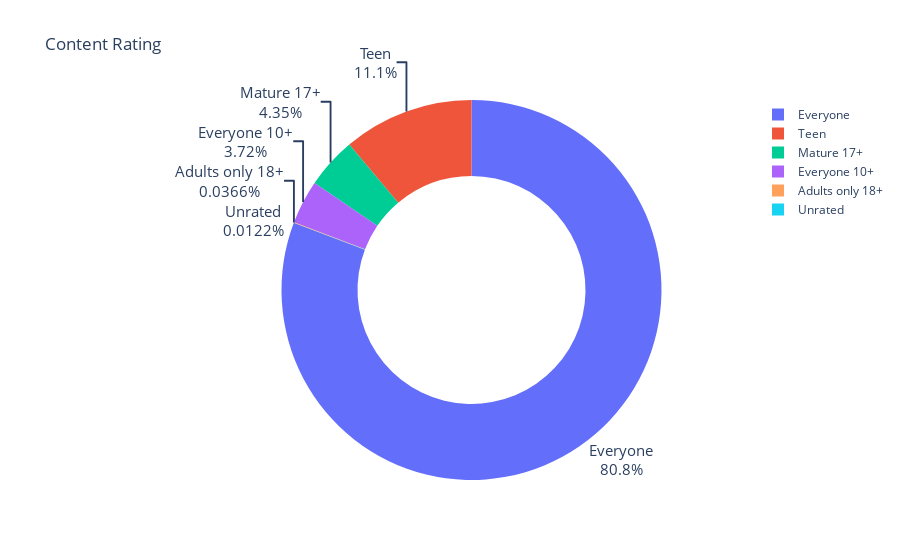

Notebook code cell kept with this figure:
### Code cell
fig = px.pie(
    ratings.index, 
    values=ratings.values,
    title="Content Rating",
    names=ratings.index,
    hole=0.6
    )
fig.update_traces(textposition='outside', textfont_size=15, textinfo='percent+label')
fig

### Figure 1 — Plotly figure (JSON) as saved in the notebook; plotly's stock layout.template omitted (floating-point values rounded to 4 significant figures)
{"data": [{"domain": {"x": [0, 1], "y": [0, 1]}, "hole": 0.6, "hovertemplate": "label=%{label}<br>value=%{value}<extra></extra>", "labels": ["Everyone", "Teen", "Mature 17+", "Everyone 10+", "Adults only 18+", "Unrated"], "legendgroup": "", "name": "", "showlegend": true, "textfont": {"size": 15}, "textinfo": "percent+label", "textposition": "outside", "type": "pie", "values": [6621, 912, 357, 305, 3, 1]}], "layout": {"legend": {"tracegroupgap": 0}, "title": {"text": "Content Rating"}}}
